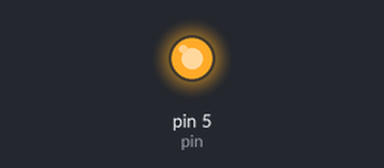
Simulated run of this sketch. Board: Arduino Uno, built with avr-gcc and run on an emulated ATmega328P. Shown: output pins drawn as LEDs (lit = HIGH). What the sketch prints to the serial monitor is not drawn.

Above: at 0.1 s.
Timing chart, 0 to 1.6 s (numbered marks = the images above):
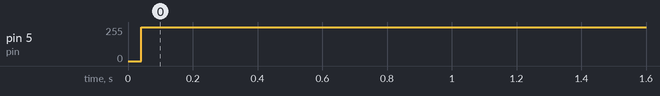

Measured:
- by itself, pin 5 (pin): 0/255 → 255/255 at 0.04 s

The sketch:

sender.ino
```cpp
#include <string.h>


void sleep(unsigned long n) {
  byte tick=0;
  for (unsigned long i = 0; i < n; i++) {
    tick++;
  }
}

int pin = 5;
char letra = 'a';

void setup() {
  Serial.begin(9600);
  pinMode(pin, OUTPUT);
  digitalWrite(pin, HIGH);
  sleep(2188*5);
  Serial.println("comeca");
  digitalWrite(pin, LOW);
  sleep(2188);
  for (int i=0;i<=7;i++){
      //Serial.println(bitRead(letra,i));
      digitalWrite(pin,bitRead(letra,i));
      sleep(2188);
  }

  Serial.println("acabou");

}

void loop() {
  digitalWrite(pin, HIGH);
  sleep(2188);
}
```
